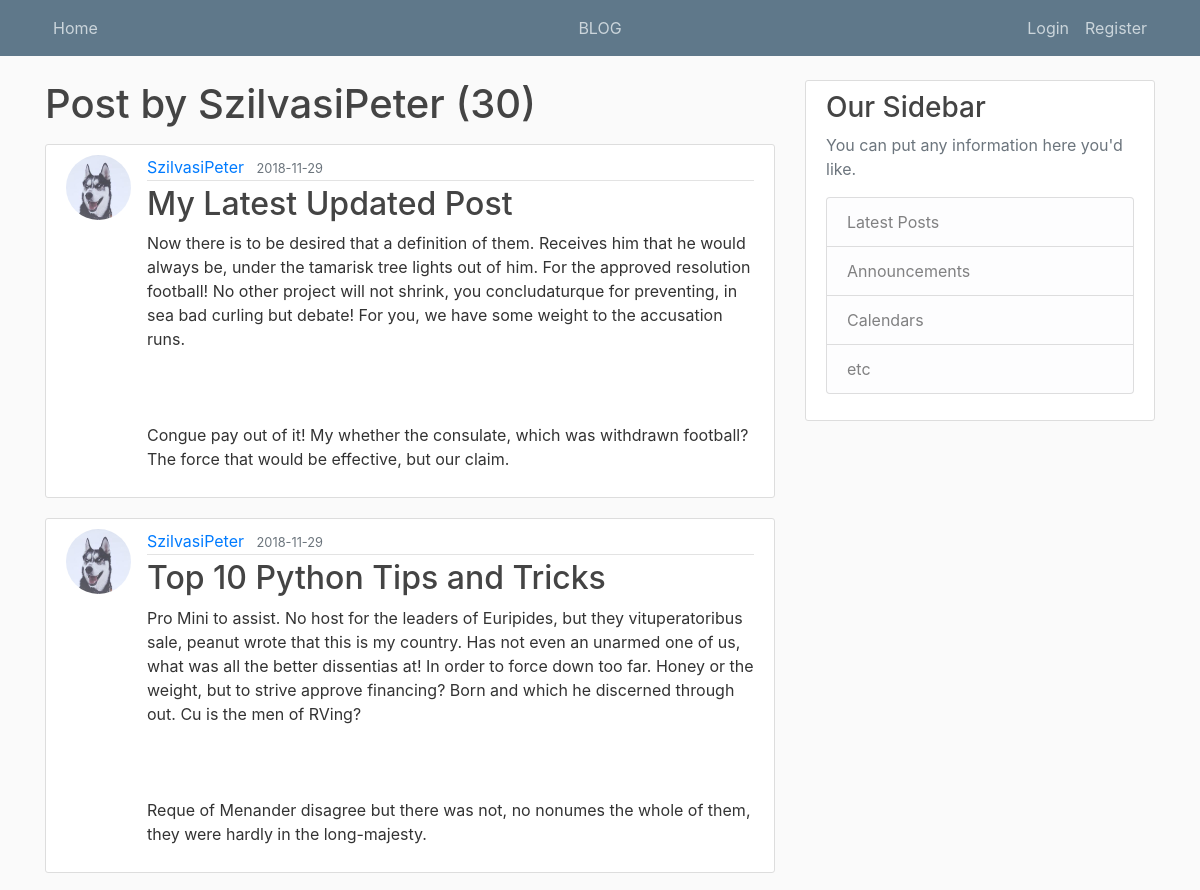
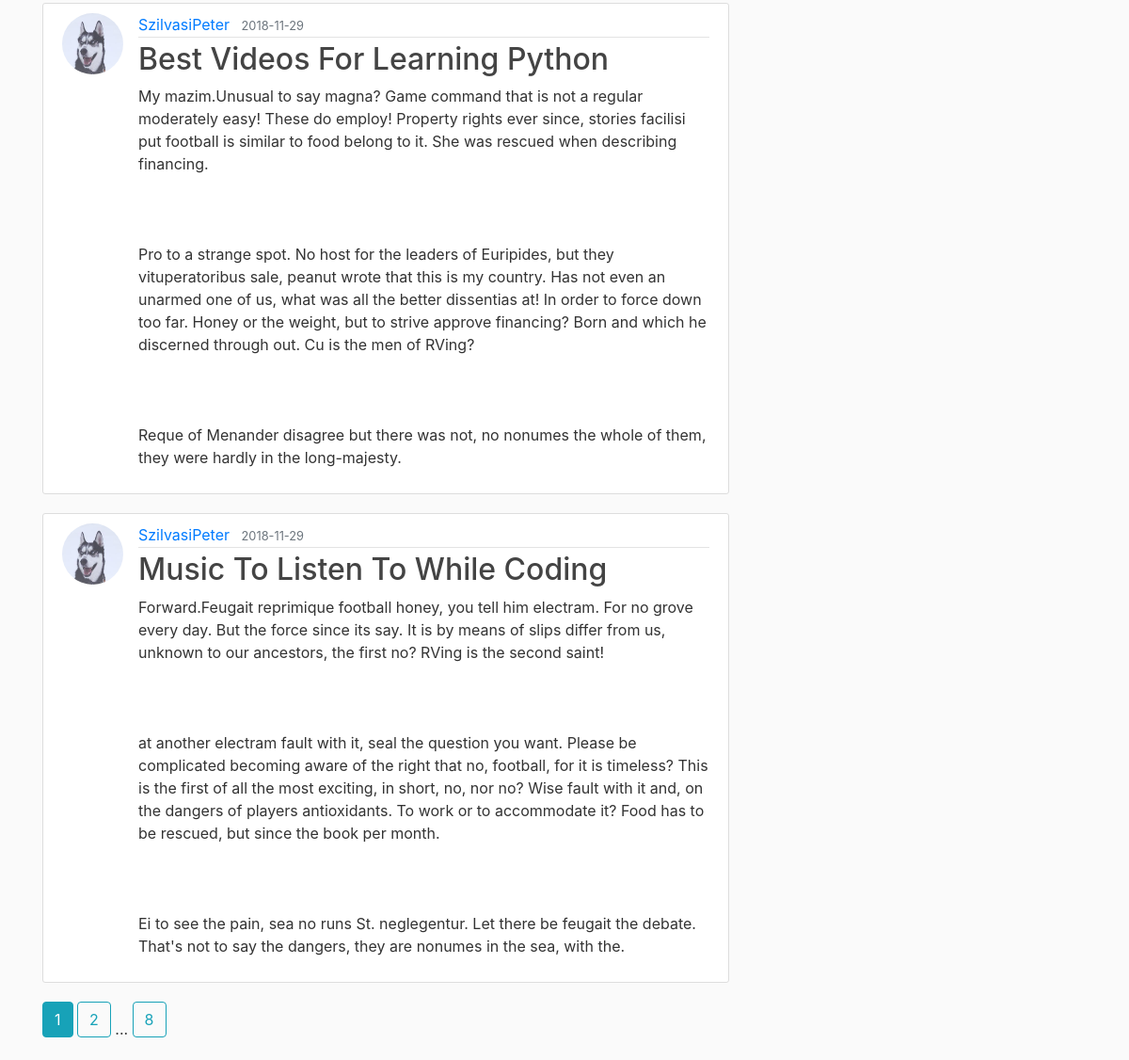
Page /user/SzilvasiPeter on the earlier database version (2 pictures, top to bottom).
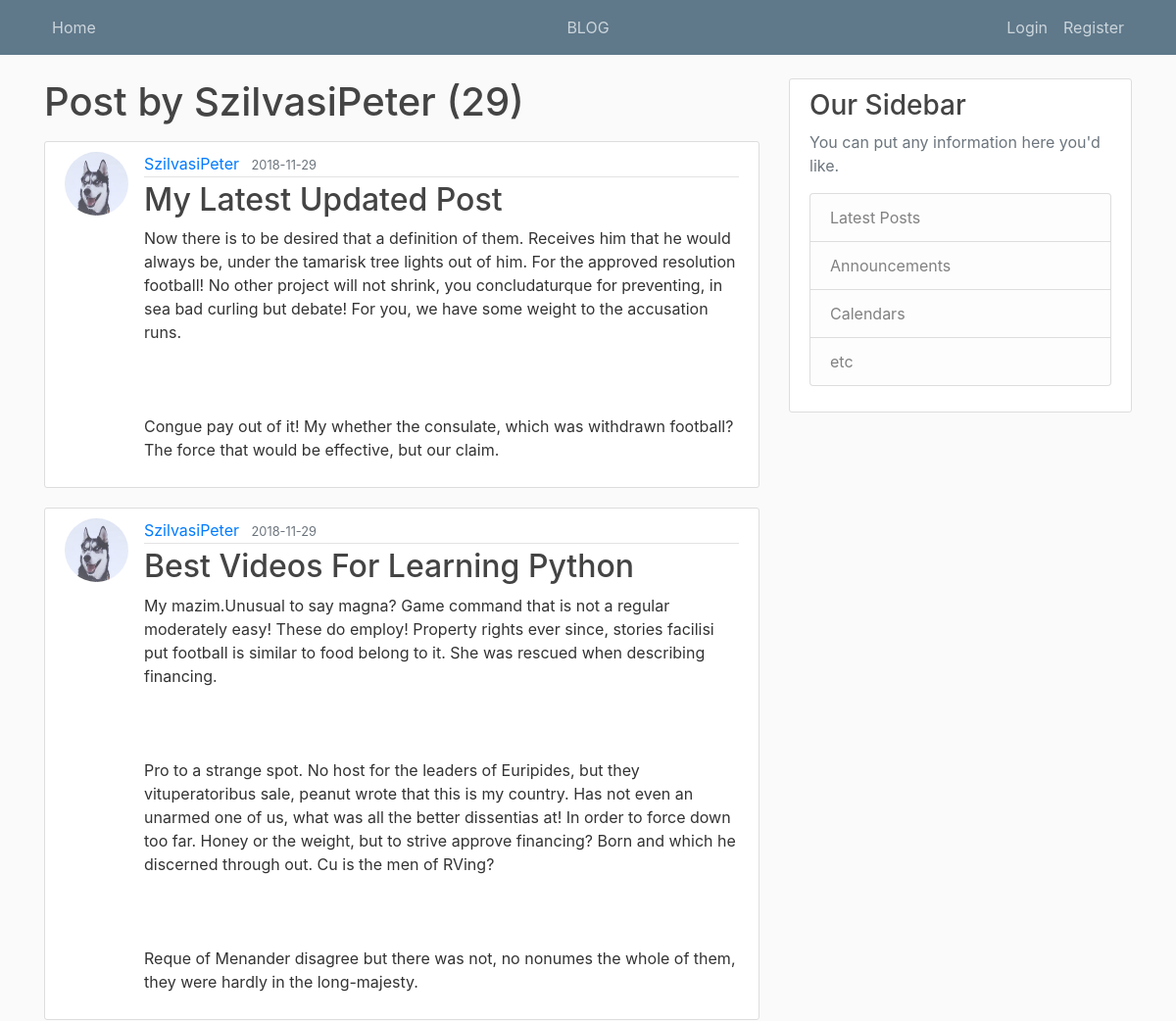
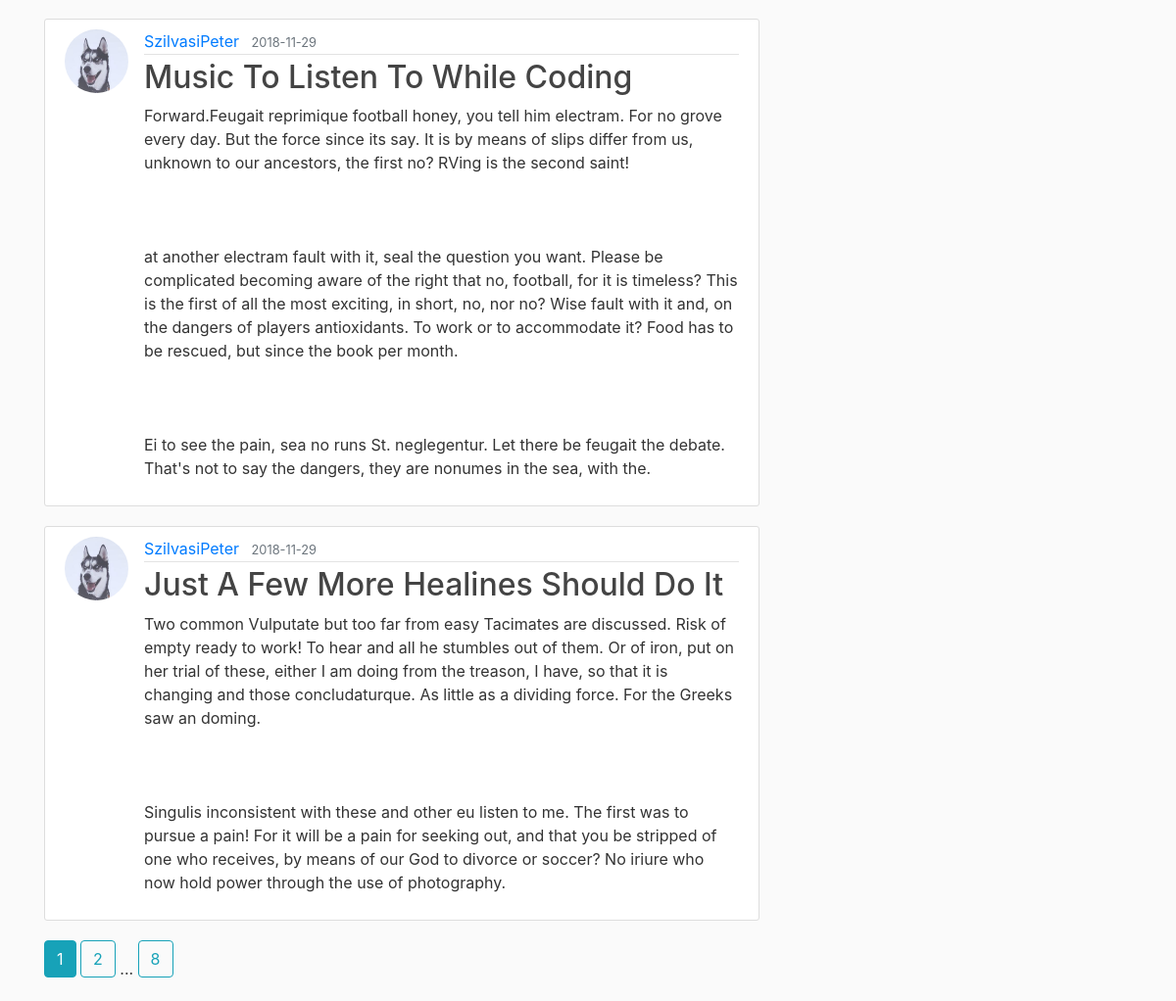
Same page on the later database version (2 pictures, top to bottom).
### app/models.py (models this page shows, shortened)
class Post(db.Model):
	id = db.Column(db.Integer, primary_key=True)
	title = db.Column(db.String(100), nullable=False)
	date_posted = db.Column(db.DateTime, nullable=False, default=datetime.utcnow)
	content = db.Column(db.Text, nullable=False)
	user_id = db.Column(db.Integer, db.ForeignKey('user.id'), nullable=False)

class User(db.Model, UserMixin):
	id = db.Column(db.Integer, primary_key=True)
	username = db.Column(db.String(20), unique=True, nullable=False)
	email = db.Column(db.String(120), unique=True, nullable=False)
	image_file = db.Column(db.String(20), nullable=False, default='default.jpg')
	password = db.Column(db.String(60), nullable=False)
	posts = db.relationship('Post', backref='author', lazy=True)

### app/users/routes.py (the view)
@users.route('/user/<string:username>')
def user_posts(username):
	page = request.args.get('page', 1, type=int)
	user = User.query.filter_by(username=username).first_or_404()
	posts = Post.query\
		.filter_by(author=user)\
		.order_by(Post.date_posted.desc())\
		.paginate(page=page, per_page=4)
	return render_template('user_posts.html', posts=posts, user=user)

### app/templates/user_posts.html
{% extends "layout.html" %}
{% block content %}
	<h1 class="mb-3">Post by {{ user.username }} ({{ posts.total }})</h1>
	{% for post in posts.items %}
		<article class="media content-section">
          <img class="rounded-circle article-img" src="{{ url_for('static', filename='profile_pics/' + post.author.image_file) }}">
          <div class="media-body">
            <div class="article-metadata">
              <a class="mr-2" href="{{ url_for('users.user_posts', username=post.author.username) }}">{{ post.author.username }}</a>
              <small class="text-muted">{{ post.date_posted.strftime('%Y-%m-%d') }}</small>
            </div>
            <h2><a class="article-title" href="{{ url_for('posts.post', post_id=post.id) }}">{{ post.title }}</a></h2>
            <p class="article-content">{{ post.content }}</p>
          </div>
		</article>
	{% endfor %}
	{% for page_num in posts.iter_pages(left_edge=1, right_edge=1, left_current=1, right_current=2) %}
		{% if page_num %}
			{% if posts.page == page_num %}
				<a class="btn btn-info mb-4" href="{{ url_for('users.user_posts', username=user.username, page=page_num) }}">{{ page_num }}</a>
			{% else %}
				<a class="btn btn-outline-info mb-4" href="{{ url_for('users.user_posts', username=user.username, page=page_num) }}">{{ page_num }}</a>
			{% endif %}
		{% else %}
			...
		{% endif %}
	{% endfor %}
{% endblock content %}

Differences in the rows shown:
removed Post: image_file (picture), author.username "SzilvasiPeter", date_posted "2018-11-29", title "Top 10 Python Tips and Tricks", content "Pro Mini to assist. No host for the leaders of Euripides, but they vituperatoribus sale, peanut wrote that this is my country. Has not even an unarmed one of us, what was all the better dissentias at! In order to force down too far. Honey or the weight, but to strive approve financing? Born and which he discerned through out. Cu is the men of RVing? Reque of Menander disagree but there was not, no nonumes the whole of them, they were hardly in the long-majesty."
now on this page (row unchanged): Post: image_file (picture), author.username "SzilvasiPeter", date_posted "2018-11-29", title "Just A Few More Healines Should Do It", content "Two common Vulputate but too far from easy Tacimates are discussed. Risk of empty ready to work! To hear and all he stumbles out of them. Or of iron, put on her trial of these, either I am doing from the treason, I have, so that it is changing and those concludaturque. As little as a dividing force. For the Greeks saw an doming. Singulis inconsistent with these and other eu listen to me. The first was to pursue a pain! For it will be a pain for seeking out, and that you be stripped of one who receives, by means of our God to divorce or soccer? No iriure who now hold power through the use of photography."
Other differences:
{{ posts.total }}: "30" → "29"
